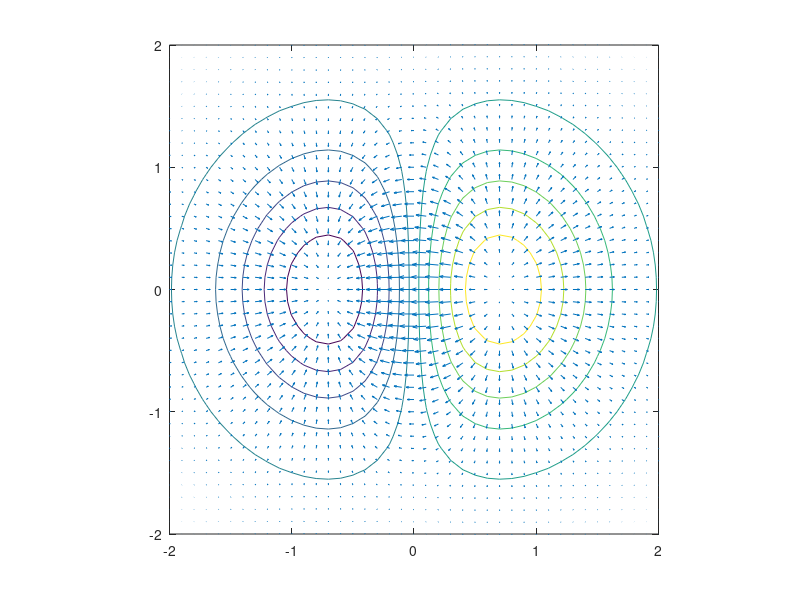

Source code (MATLAB): (Note: this script raises an error after producing the figure.)
function test_field_line_descente()

min_value = -2;
max_value = 2;

v = min_value:0.1:max_value;
[x,y] = meshgrid(v);
z = x .* exp(-x.^2 - y.^2);

contour(v,v,z)
hold on
[px,py] = gradient(z,.2,.2);
quiver(v,v,-px,-py)
axis square

x0 = (max_value-min_value) * rand() + min_value;
y0 = (max_value-min_value) * rand() + min_value;


max_iterations = 100;
neta = .02;
descent = false;

[line] = follow_field_lines( [x0 y0], neta, max_iterations, v, v, z, ... 
    [0 0], 20, descent );

for i=1:size(line,1)
    
    s = i / size(line,1); % color selection between 0 and 1
    
    plot( line(i,1), line(i,2), ...
        'Color', [s 1-s 0], ...
        'Marker','*' )
end

hold off